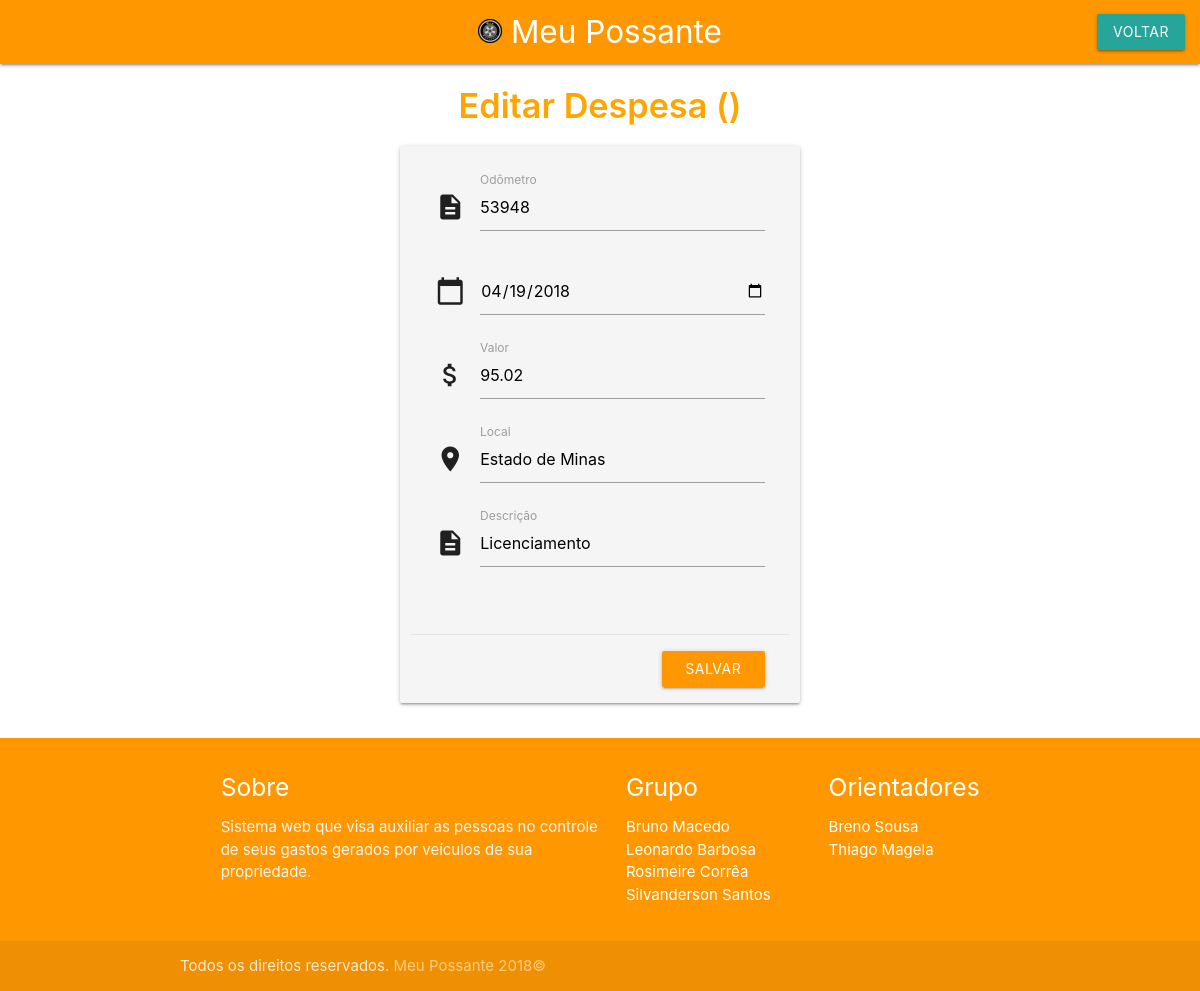
Screenshot of /admin/despesa/editar.php?id=3&idveiculo=3 (signed in) with the database file from the repository.
### tables this page shows
CREATE TABLE IF NOT EXISTS `despesas` (
  `iddesp` int(11) NOT NULL AUTO_INCREMENT,
  `idveiculo` int(11) DEFAULT NULL,
  `ododesp` int(11) DEFAULT NULL,
  `valordesp` double(10,2) DEFAULT NULL,
  `datadesp` date DEFAULT NULL,
  `descdesp` varchar(255) DEFAULT NULL,
  `localdesp` varchar(30) DEFAULT NULL,
  PRIMARY KEY (`iddesp`),
  KEY `idveiculo` (`idveiculo`)
);

### admin/despesa/editar.php (the view, shortened to what this page needs)
<?php
$id = $_GET['id'];
$idveiculo = $_GET['idveiculo'];
?>
<!DOCTYPE html>
<html lang="pt-br">
<head>
   <link type="text/css" rel="stylesheet" href="../../materialize/css/materialize.min.css"  media="screen,projection"/>
   <link rel="stylesheet" type="text/css" href="../../css/style.css"/>
</head>
<body>
    <nav class="orange">
        <div class="nav-wrapper">
            <div><a href="#" class="brand-logo center"><img src="../../img/mp24px.png"/>  Meu Possante</a></div>
            <ul class="right hide-on-med-and-down">
                <li><a href="despesa.php?id=<?= $idveiculo ?>" class="waves-effect waves-light btn">Voltar</a></li>
            </ul>
        </div>
    </nav>
    <h4 class="center-align " style="color: orange;">Editar Despesa (<?=$_SESSION['placa']?>)</h4>
    <div class="valign-wrapper row login-box">
        <div class="col card  z-depth-1 grey lighten-4 s12  m6 pull-m3 l4 pull-l4" >
            <?php
            include_once "../../conexao.php";
            $query = "SELECT * FROM despesas WHERE iddesp=" . $id . ";";
            $resultado = $conexao->query($query);
            if ($resultado) {
             while ($linha = $resultado->fetch_assoc()) {
                $ododesp = $linha["ododesp"];
                $valordesp = $linha["valordesp"];
                $descdesp = $linha["descdesp"];
                $datadesp = $linha["datadesp"];
                $localdesp = $linha['localdesp'];
            }
            ?>
            <form method="post"  action="processaeditar.php">
                <div class="card-content">
                    <div class="row">
                        <div class="input-field col s12">
                            <i class="material-icons prefix">description</i>
                            <label for="ododesp">Odômetro</label>
                            <input required type="number" value="<?= $ododesp ?>" class="validate" name="ododesp" id="ododesp" />
                        </div>
                        <div class="col s12 input-field">
                            <i class="material-icons prefix">calendar_today</i>
                            <input type="date" value="<?= $datadesp ?>"  required class="validate" name="datadesp" id="datadesp" />
                        </div>
                        <div class="input-field col s12">
                            <i class="material-icons prefix">attach_money</i>
                            <label for="valordesp">Valor</label>
                            <input type="number" value="<?= $valordesp ?>" class="validate" step="0.01" min="0.01" required name="valordesp" id="valordesp" />
                        </div>
                        <div class="input-field col s12">
                            <i class="material-icons prefix">place</i>
                            <label for="localdesp">Local </label>
                            <input type="text" value="<?= $localdesp ?>" name="localdesp" id="localdesp" class="validate" required  />
                        </div>
                        <div class="input-field col s12">
                            <i class="material-icons prefix">description</i>
                            <label for="descdesp">Descrição</label>
                            <input type="text"  value="<?= $descdesp ?>" name="descdesp" id="descdesp" required class="validate" />
                        </div>
                    </div>
                </div>
                <div class="card-action right-align">
                    <button class="btn waves-effect waves-light orange" type="submit" id="btEnviar" name="action">Salvar<i class="material-icons right"></i>
                    </button>
                </div>
            </form>
            <?php
        }
        ?>
    </div>
</div>
<footer class="page-footer orange">
    <div class="container">
        <div class="row">
            <div class="col l6 s12">
                <h5 class="white-text">Sobre</h5>
                <p class="grey-text text-lighten-4">Sistema web que visa auxiliar as pessoas no controle de seus gastos gerados por veículos de sua propriedade.</p>
            </div>
            <div class="col l3 s12">
                <h5 class="white-text">Grupo</h5>
                <ul>
                    <li><a class="white-text" href="#!">Bruno Macedo</a></li>
                    <li><a class="white-text" href="#!">Leonardo Barbosa</a></li>
                    <li><a class="white-text" href="#!">Rosimeire Corrêa</a></li>
                    <li><a class="white-text" href="#!">Silvanderson Santos</a></li>
                </ul>
            </div>
            <div class="col l3 s12">
                <h5 class="white-text">Orientadores</h5>
                <ul>
                    <li><a class="white-text" href="#!">Breno Sousa</a></li>
                    <li><a class="white-text" href="#!">Thiago Magela</a></li>
                </ul>
            </div>
        </div>
    </div>
    <div class="footer-copyright">
        <div class="container">
            Todos os direitos reservados. <a class="orange-text text-lighten-3" href="http://materializecss.com">Meu Possante 2018©</a>
        </div>
    </div>
</footer>
</body>
</html>

### css/style.css (style rules this page uses)
h4 { text-align: center; font-weight: 600; color: orange; }
.container div { margin-left: 3.5%; }
body { background: #fff; }

### rows the page displays
despesas: ododesp "53948", datadesp "04/19/2018", valordesp "95.02", localdesp "Estado de Minas", descdesp "Licenciamento"
